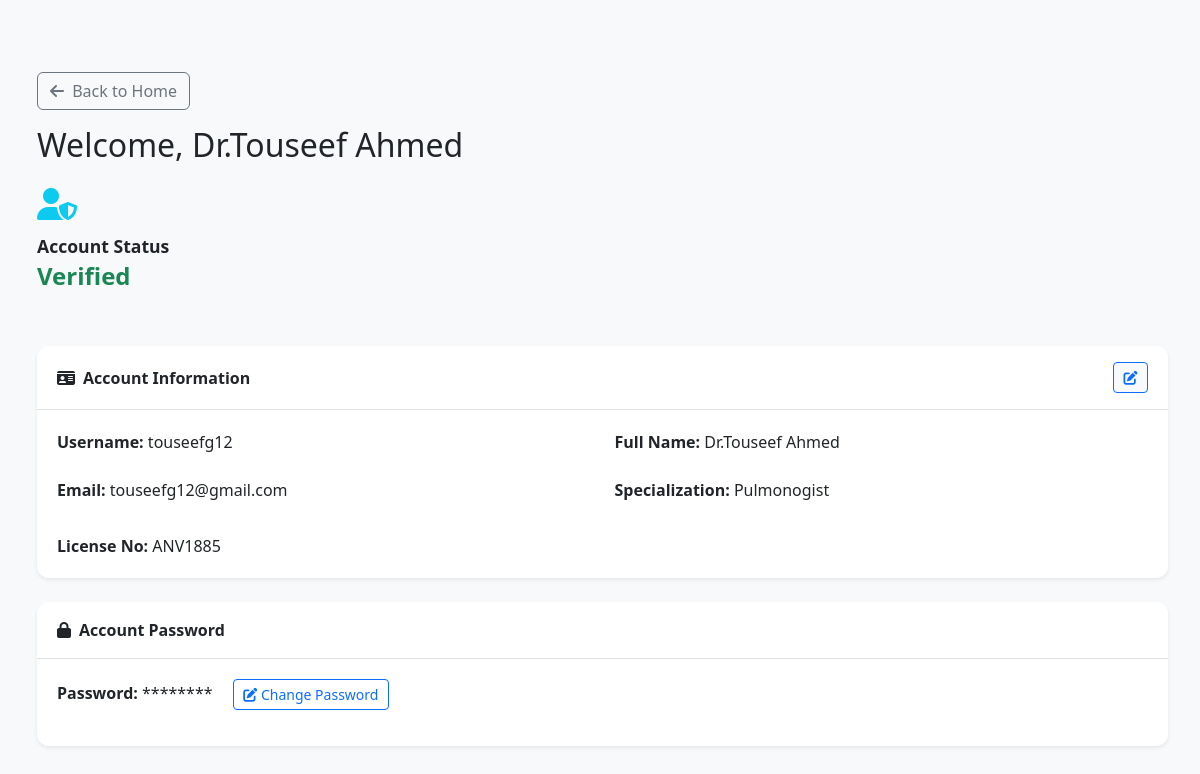
The page /doctor_profile/ (signed in) on the database as committed earlier.
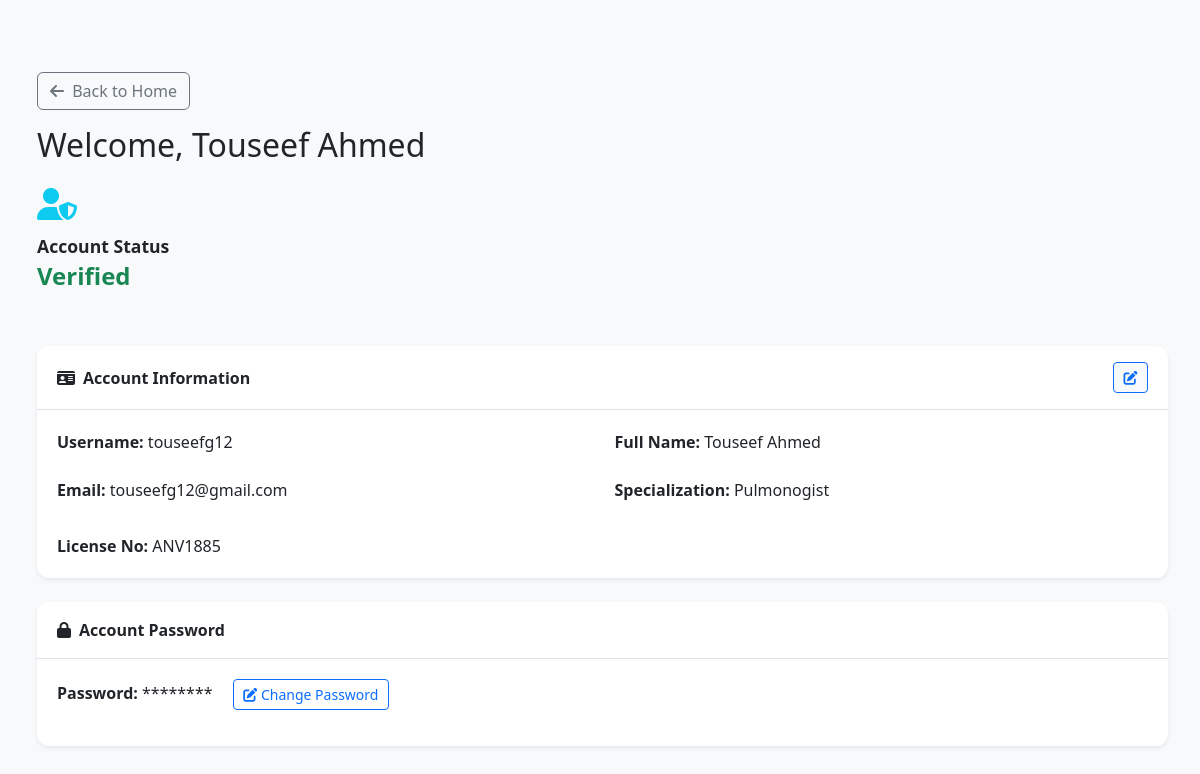
The same page on the database as committed later.
### lung_disease/models.py (models this page shows, shortened)
class DoctorProfile(models.Model):
    user = models.OneToOneField(User, on_delete=models.CASCADE)
    full_name = models.CharField(max_length=255)
    specialization = models.CharField(max_length=255)
    license_number = models.CharField(max_length=100)
    verified = models.BooleanField(default=False)
    documents = models.FileField(upload_to='doctor_documents/', null=True, blank=True)
    created_at = models.DateTimeField(auto_now_add=True)

### lung_disease/views.py (the view)
# urls.py: path('doctor_profile/', views.doctor_profile, name='doctor_profile'),
@login_required
def doctor_profile(request):
    doctor = get_object_or_404(DoctorProfile, user=request.user)
    profile_form = DoctorProfileUpdateForm(instance=doctor, user=request.user)
    form = PasswordChangeForm(user=request.user)
    return render(request, 'doctor/doctor_profile.html', {
        'doctor': doctor,
        'form': form,
        'profile_form':profile_form,
        })

### lung_disease/templates/doctor/doctor_profile.html (shortened to what this page needs)
<!DOCTYPE html>
<html lang="en">
<head>
    <link href="https://cdn.jsdelivr.net/npm/bootstrap@5.3.0/dist/css/bootstrap.min.css" rel="stylesheet">
    <link rel="stylesheet" href="https://cdnjs.cloudflare.com/ajax/libs/font-awesome/6.5.0/css/all.min.css">
</head>
<body>
<div class="full-width-wrapper">
    <div class="section-container"><br>
        <a href="{% url 'doctor_portal' %}" class="btn btn-outline-secondary mb-3">
            <i class="fas fa-arrow-left me-1"></i> Back to Home
        </a>
        <h2 class="mb-4">Welcome, {{ doctor.full_name }}</h2>
        <i class="fas fa-user-shield fa-2x text-info mb-3"></i>
        <h5 class="card-title mb-1">Account Status</h5>
        <h4 class="fw-bold text-success">Verified</h4><br><br>
        <div class="card mb-4 border-0 shadow-sm">
            <div class="card-header d-flex justify-content-between align-items-center">
                <span><i class="fas fa-id-card me-2 "></i>Account Information</span>
                <button class="btn btn-sm btn-light btn-outline-primary" data-bs-toggle="collapse" data-bs-target="#editProfileCard" title="Edit Profile">
                    <i class="fas fa-edit"></i>
                </button>
            </div>
            <div class="card-body">
                <div class="row mb-2">
                    <div class="col-md-6"><strong>Username:</strong> {{ user.username }} </div>
                    <div class="col-md-6"><strong>Full Name:</strong> {{ doctor.full_name }}</div><br><br>
                    <div class="col-md-6"><strong>Email:</strong> {{ user.email }}</div>
                    <div class="col-md-6"><strong>Specialization:</strong> {{ doctor.specialization }}</div><br><br>
                </div>
                <div class="row">
                    <div class="col-md-6"><strong>License No:</strong> {{ doctor.license_number }}</div>
                </div>
            </div>
        </div>
        <div class="card mb-4 border-0 shadow-sm">
            <div class="card-header">
                <i class="fas fa-lock me-2"></i>Account Password
            </div>
            <div class="card-body">
                <p>
                    <strong>Password:</strong>
                    <span id="passwordField" class="me-2">********</span>
                    <button class="btn btn-sm btn-outline-primary ms-2" data-bs-toggle="collapse" data-bs-target="#passwordChangeCard">
                        <i class="fas fa-edit"></i> Change Password
                    </button>
                </p>
            </div>
        </div>
    </div>
</div>
</body>
</html>

### lung_disease/templates/doctor/doctor_profile.html (style rules this page uses)
.full-width-wrapper { width: 100%; margin: 0 auto; padding-bottom: 0; background: #f8f9fa; }
.section-container { padding: 3rem 2rem; max-width: 1200px; margin-left: 5px; }
.card { border: 1px solid #dee2e6; border-radius: 0.75rem; box-shadow: 0 2px 6px rgba(0, 0, 0, 0.05); overflow: hidden; background-color: #ffffff; }
.card-header { background-color: #ffffff !important; color: #212529 !important; padding: 1rem 1.25rem; font-weight: 600; border-bottom: 1px solid #dee2e6; }
.card-body { padding: 1.25rem; }
.btn-sm { padding: 0.25rem 0.6rem; font-size: 0.875rem; }
.card-title { font-size: 1.1rem; font-weight: 600; }

Rows that differ between the two databases and show on the page:
changed DoctorProfile "Pulmonogist": full_name "Dr.Touseef Ahmed" → "Touseef Ahmed"
